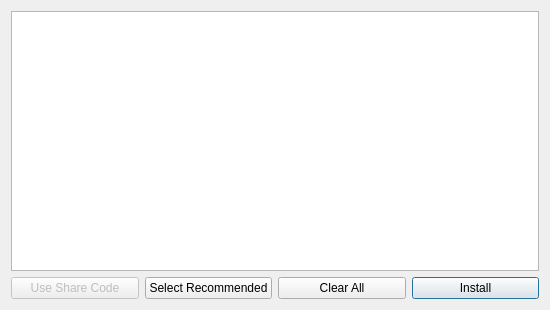
<?xml version="1.0" encoding="UTF-8"?>
<ui version="4.0">
 <class>AtlOptionalModDialog</class>
 <widget class="QDialog" name="AtlOptionalModDialog">
  <property name="geometry">
   <rect>
    <x>0</x>
    <y>0</y>
    <width>550</width>
    <height>310</height>
   </rect>
  </property>
  <property name="windowTitle">
   <string>Select Mods To Install</string>
  </property>
  <layout class="QGridLayout" name="gridLayout_2">
   <item row="1" column="3">
    <widget class="QPushButton" name="installButton">
     <property name="text">
      <string>Install</string>
     </property>
     <property name="default">
      <bool>true</bool>
     </property>
    </widget>
   </item>
   <item row="1" column="1">
    <widget class="QPushButton" name="selectRecommendedButton">
     <property name="text">
      <string>Select Recommended</string>
     </property>
    </widget>
   </item>
   <item row="1" column="0">
    <widget class="QPushButton" name="shareCodeButton">
     <property name="enabled">
      <bool>false</bool>
     </property>
     <property name="text">
      <string>Use Share Code</string>
     </property>
    </widget>
   </item>
   <item row="1" column="2">
    <widget class="QPushButton" name="clearAllButton">
     <property name="text">
      <string>Clear All</string>
     </property>
    </widget>
   </item>
   <item row="0" column="0" colspan="4">
    <widget class="ModListView" name="treeView"/>
   </item>
  </layout>
 </widget>
 <customwidgets>
  <customwidget>
   <class>ModListView</class>
   <extends>QTreeView</extends>
   <header>ui/widgets/ModListView.h</header>
  </customwidget>
 </customwidgets>
 <resources/>
 <connections/>
</ui>
